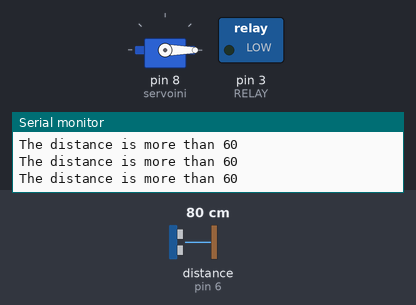
The sketch below on a simulated Arduino Uno, built with avr-gcc and run on an emulated ATmega328P. Shown: servo, switched loads named in the sketch (green lamp = pin HIGH), the last lines printed to the serial monitor. Wiring (inferred from the names in the program): ultrasonic range finder: trigger pin 7; echo pin 6. The inputs (shaded band) are chosen by the test bench; at power-on: distance to the obstacle (sensor on pin 6) 80 cm. The echo pulse lasts 58.3 µs per cm; pins used as bus, display or sensor lines are not drawn.

Above: at 1.3 s.
1.4 s: distance to the obstacle (sensor on pin 6) set to 12 cm
3.5 s: distance to the obstacle (sensor on pin 6) set to 9 cm
At 4.3 s:
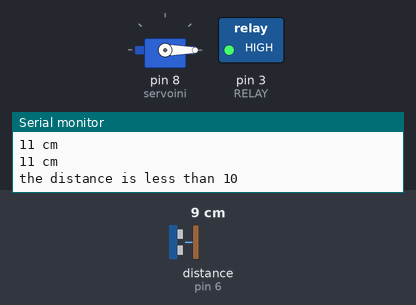
At 6.3 s:
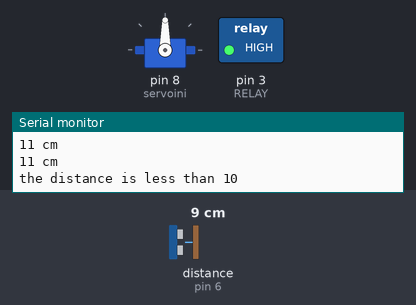
Timing chart, 0 to 12.5 s (numbered marks = the images above; inputs shaded):
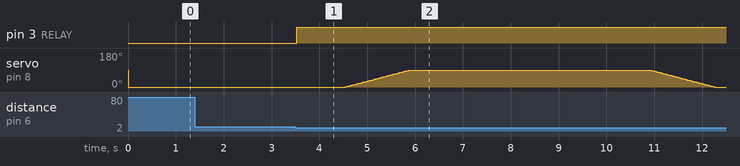

The sketch:

Ultrasonic_and_Servo.ino
```cpp
#include <Servo.h>
#define trigPin 7
#define echoPin 6
#define RELAY 3
Servo servoini;
int sound = 250;

void setup() {
Serial.begin (9600);
pinMode(trigPin, OUTPUT);
pinMode(echoPin, INPUT);
pinMode(RELAY, OUTPUT);
servoini.attach(8);
}
void loop() {
digitalWrite(RELAY, LOW);
long duration, distance;
digitalWrite(trigPin, LOW);
delayMicroseconds(2);
digitalWrite(trigPin, HIGH);
delayMicroseconds(10);
digitalWrite(trigPin, LOW);
duration = pulseIn(echoPin, HIGH);
distance = (duration/2) / 29.1;
if (distance < 10) {
Serial.println("the distance is less than 10");
digitalWrite(RELAY, HIGH);
delay(1000);

int sudut = 0;
    for (sudut = 0; sudut <= 90; sudut += 1)
    {
      servoini.write(sudut);
      delay(15);
    }
    delay(5000);
    for (sudut = 90; sudut >= 0; sudut -= 1)
    {
      servoini.write(sudut);
      delay(15);
    }
}
else {
servoini.write(0);
}
if (distance > 60 || distance <= 0){
Serial.println("The distance is more than 60");
}
else {
Serial.print(distance);
Serial.println(" cm");
}
delay(500);
}
```

Measured:
- the behaviour switches between 11 and 10 cm on distance to the obstacle (sensor on pin 6) (found by bisection; images 0 and 1)
- after the input at 3.5 s, pin 3 (RELAY): LOW → HIGH at once; servo on pin 8 (servoini): rises from 0° to 90° in 1.4 s, then falls to 0° in 6.4 s
